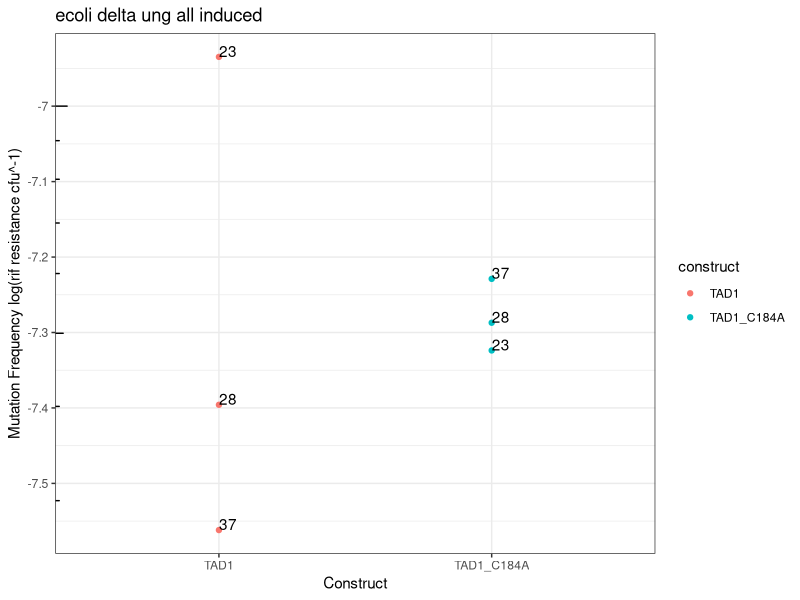
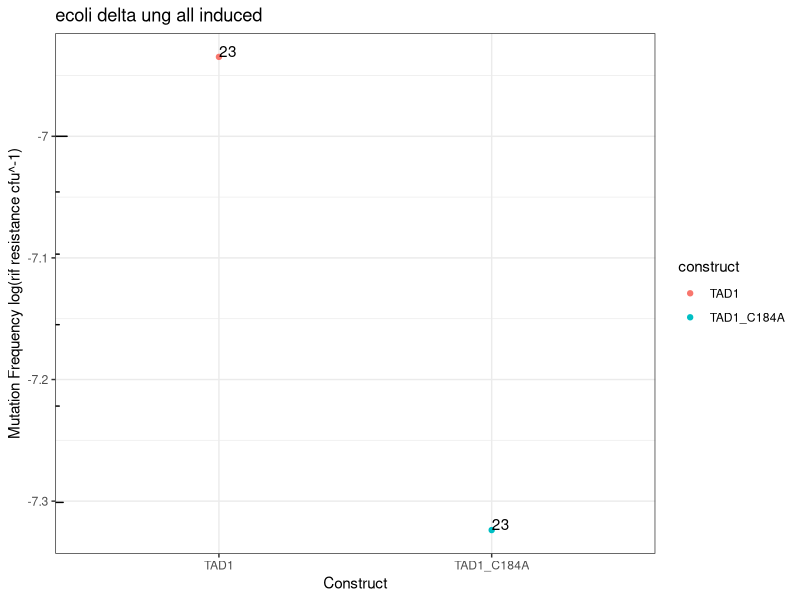
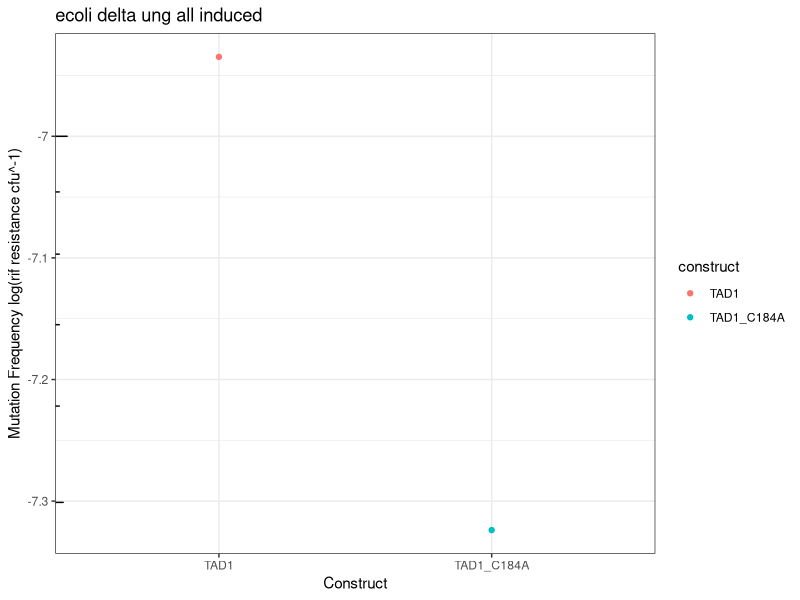

Reproduce these figures in R, in order. (Note: this script raises an error after producing the figures.)
## ---- chunk 1
knitr::opts_chunk$set(echo = TRUE)
## ---- chunk 2
library(tidyverse)
library(ggplot2)
library(ggsignif)
library(ggpubr)
library(readxl)
library(scales)
## ---- chunk 3
df <- read_xlsx("TAD1_temp_trial.xlsx")
head(df)
## ---- chunk 4
constructs_mut <- df %>% filter(construct %in% c('TAD1', 'TAD1_C184A', 'HsAID')) %>%
  group_by(construct, temperature) %>% 
  summarize(mut_freq=mean(`mut_freq`, na.rm=TRUE)) %>% drop_na()

constructs_mut$construct <- factor(constructs_mut$construct, levels=c('TAD1', 'TAD1_C184A', 'HsAID'))
ggplot(constructs_mut,
      aes(x=construct, y=mut_freq, fill=construct, label=temperature))+
  geom_point(position = position_dodge(width = 0.9), aes(color=construct))+
  geom_text(hjust=0, vjust=0)+
  scale_y_log10(breaks=trans_breaks("log10", function(x) 10^x),
                labels=trans_format("log10",  math_format(.x)))+
  labs(x = 'Construct', y='Mutation Frequency log(rif resistance cfu^-1)', title="ecoli delta ung all induced")+
  theme_bw()+
  annotation_logticks(sides='l')
## ---- chunk 5
constructs_mut <- df %>%
  filter(construct %in% c('TAD1', 'TAD1_C184A', 'HsAID'), temperature %in% c('23'))

constructs_mut$construct <- factor(constructs_mut$construct, levels=c('TAD1', 'TAD1_C184A', 'HsAID'))
ggplot(constructs_mut,
      aes(x=construct, y=mut_freq, fill=construct, label=temperature))+
  geom_point(position = position_dodge(width = 0.9), aes(color=construct))+
  geom_text(hjust=0, vjust=0)+
  scale_y_log10(breaks=trans_breaks("log10", function(x) 10^x),
                labels=trans_format("log10",  math_format(.x)))+
  labs(x = 'Construct', y='Mutation Frequency log(rif resistance cfu^-1)', title="ecoli delta ung all induced")+
  theme_bw()+
  annotation_logticks(sides='l')
## ---- chunk 6
constructs_mut <- df %>%
  filter(construct %in% c('TAD1', 'TAD1_C184A', 'HsAID'), temperature %in% c('23'))

constructs_mut$construct <- factor(constructs_mut$construct, levels=c('TAD1', 'TAD1_C184A', 'HsAID'))

ggplot(constructs_mut,
      aes(x=construct, y=mut_freq, fill=construct)) +
  geom_point(position = position_dodge(width = 0.9), aes(color=construct)) +
  scale_y_log10(breaks=trans_breaks("log10", function(x) 10^x),
                labels=trans_format("log10",  math_format(.x))) +
  labs(x = 'Construct', y='Mutation Frequency log(rif resistance cfu^-1)', title="ecoli delta ung all induced") +
  theme_bw() +
  annotation_logticks(sides='l')

## ---- chunk 7
df <- read_xlsx("TAD1_temp_trial.xlsx")
df2 <- read_xlsx("delta_ung_37_master.xlsx")
value_to_keep_construct <- 'HsAID'
values_to_keep_induction <- 'induced'
mask_induction <- df2$induction %in% values_to_keep_induction
mask_construct <- df2$construct == value_to_keep_construct
combined_mask <- mask_induction & mask_construct
df2 <- subset(df2, combined_mask)
df3 <- rbind(df, df2)
head(df3)
## ---- chunk 8
constructs_mut <- df3 %>%
  filter(construct %in% c('HsAID', 'TAD1', 'TAD1_C184A'))

constructs_mut$construct <- factor(constructs_mut$construct, levels=c('HsAID', 'TAD1', 'TAD1_C184A'))
ggplot(constructs_mut,
      aes(x=construct, y=mut_freq, fill=construct, label=temperature))+
  geom_point(position = position_dodge(width = 0.9), aes(color=construct))+
  geom_text(hjust=0, vjust=0)+
  scale_y_log10(breaks=trans_breaks("log10", function(x) 10^x),
                labels=trans_format("log10",  math_format(.x)))+
  labs(x = 'Construct', y='Mutation Frequency log(rif resistance cfu^-1)', title="ecoli delta ung all induced")+
  theme_bw()+
  annotation_logticks(sides='l')
## ---- chunk 9
# jittered plot
constructs_mut <- df3 %>%
  filter(construct %in% c('HsAID', 'TAD1', 'TAD1_C184A'))

constructs_mut$construct <- factor(constructs_mut$construct, levels=c('HsAID', 'TAD1', 'TAD1_C184A'))

ggplot(constructs_mut,
       aes(x=construct, y=mut_freq, fill=construct, label=temperature)) +
  geom_point(position = position_jitter(width = 0.2), aes(color=construct)) +
  geom_text(position = position_jitterdodge(jitter.width = 0.2, dodge.width = 0.9),
            hjust=0, vjust=0) +
  scale_y_log10(breaks=trans_breaks("log10", function(x) 10^x),
                labels=trans_format("log10",  math_format(.x))) +
  labs(x = 'Construct', y='Mutation Frequency log(rif resistance cfu^-1)', title="ecoli delta ung all induced") +
  theme_bw() +
  annotation_logticks(sides='l')
## ---- chunk 10
temperature_mut <- df %>% filter(temperature %in% c('23', '28', '37')) %>%
  group_by(temperature, construct) %>% 
  summarize(mut_freq = mean(`mut_freq`, na.rm = TRUE)) %>% drop_na()

temperature_mut$temperature <- factor(temperature_mut$temperature, levels = c('23', '28', '37'))
ggplot(temperature_mut,
      aes(x = temperature, y = mut_freq, fill = construct, label = construct)) +
  geom_point(position = position_dodge(width = 0), aes(color = construct)) +
  geom_text(hjust = 0, vjust = 0) +
  scale_y_log10(breaks = trans_breaks("log10", function(x) 10^x),
                labels = trans_format("log10", math_format(.x))) +
  labs(x = 'Temperature', y = 'Mutation Frequency log(rif resistance cfu^-1)', title = "E. coli Delta ung all induced") +
  theme_bw() +
  annotation_logticks(sides = 'l')
## ---- chunk 11
ggplot(constructs_mut,
      aes(x = construct, y=mut_freq, fill=construct))+
  geom_boxplot()+
  geom_point(position = position_dodge(width = 0.9))+
  scale_y_log10(breaks=trans_breaks("log10", function(x) 10^x),
                labels=trans_format("log10",  math_format(.x)))+
  labs(x = 'Construct', y='mutation frequency', title="ecoli delta ung all induced")+
  geom_signif(comparisons=list(c('TAD1', 'TAD1_C184A')), 
              test=t.test, textsize=5)+
  theme_bw()+
  annotation_logticks(sides='l')
## ---- chunk 12
ggplot(temperature_mut,
       aes(x = temperature, y = mut_freq, fill = temperature)) +
  geom_boxplot() +
  geom_point(position = position_dodge(width = 0.9)) +
  scale_y_log10(breaks = trans_breaks("log10", function(x) 10^x),
                labels = trans_format("log10", math_format(.x))) +
  labs(x = 'Temperature', y = 'Mutation Frequency', title = "E. coli Delta ung all induced") +
  theme_bw() +
  annotation_logticks(sides = 'l')
